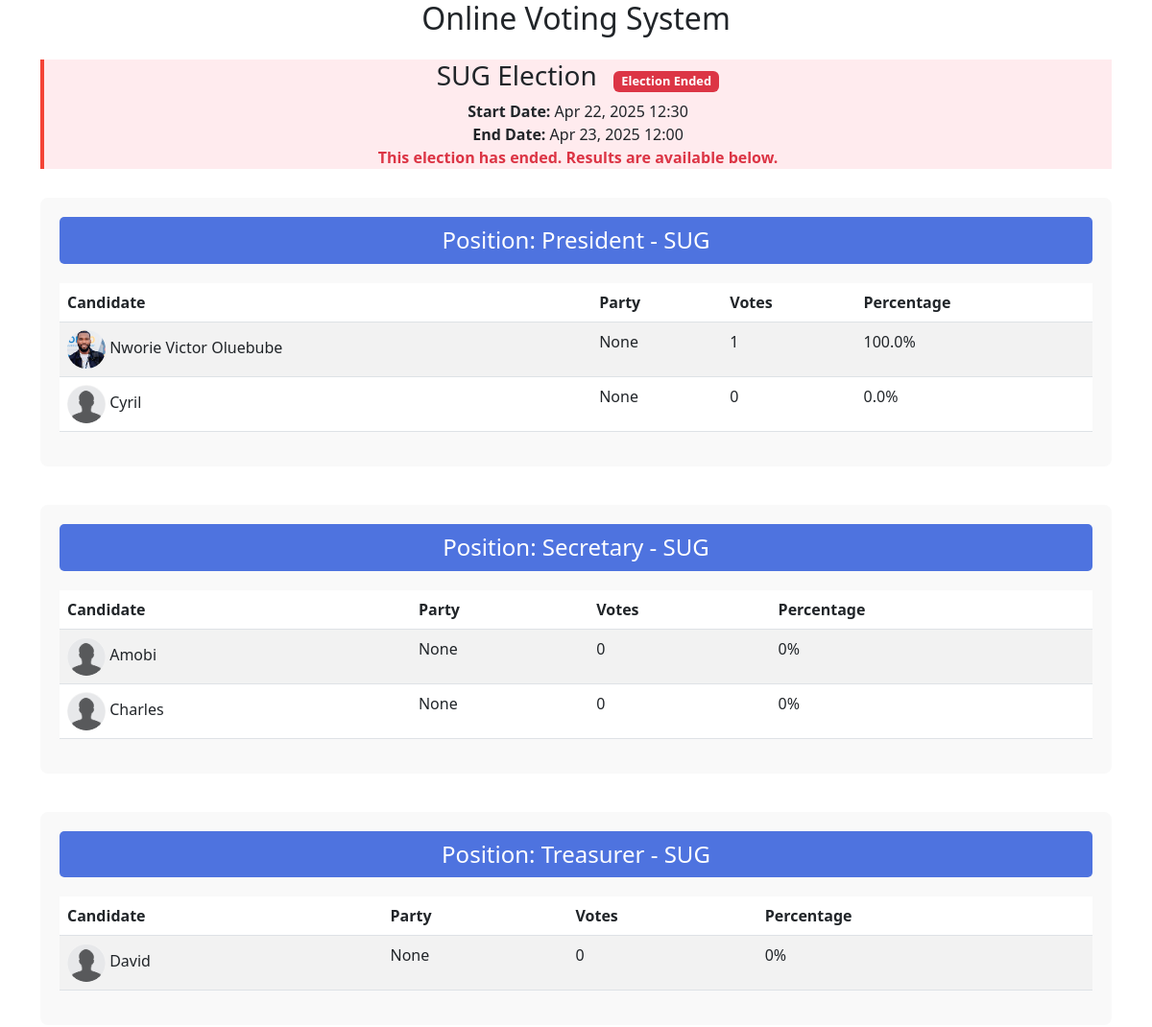
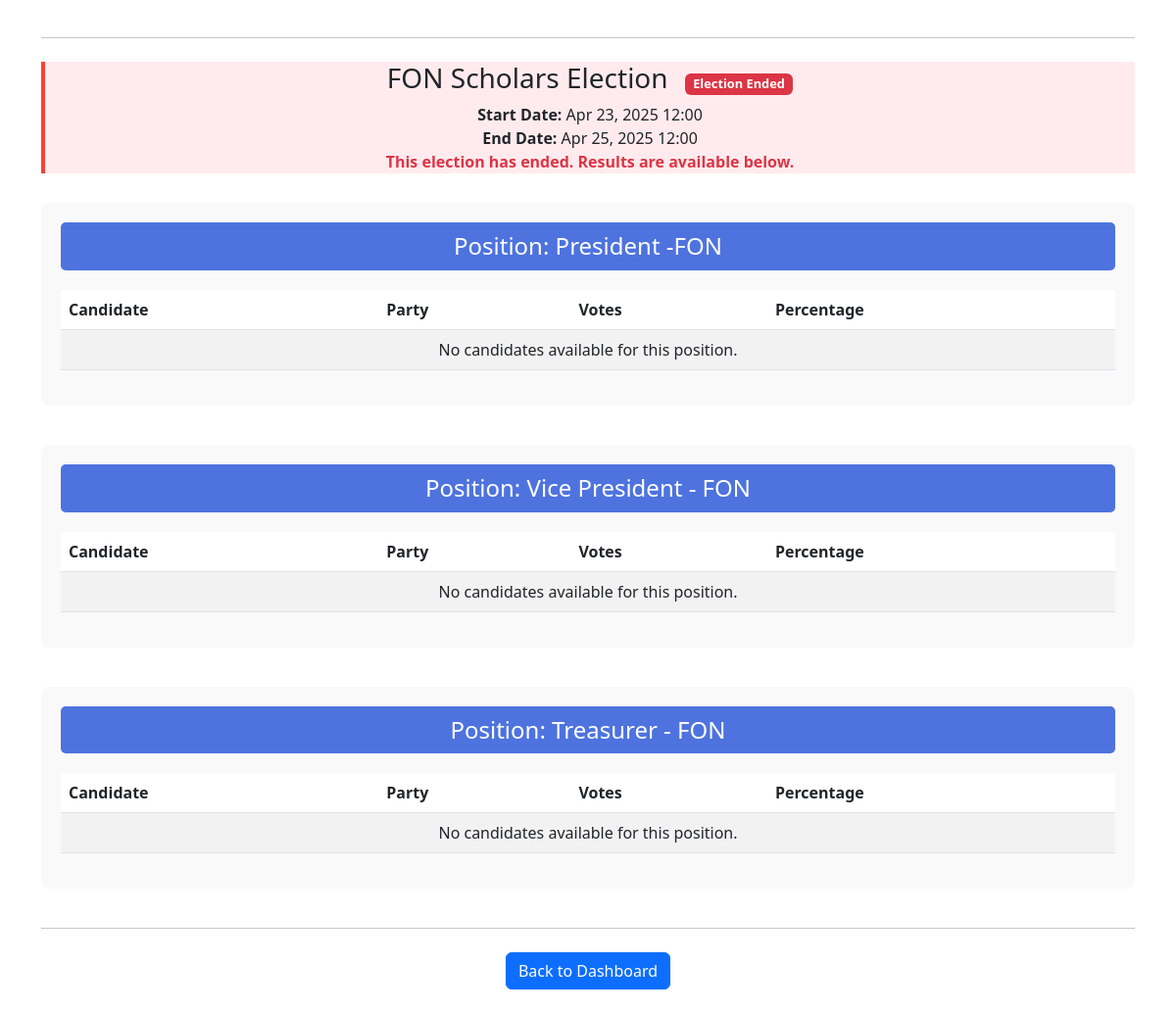
The page /vote_page/ (signed in) on the database its author committed (2 pictures, top to bottom).
### votingapp/models.py (models this page shows, shortened)
class Election(models.Model):
    name = models.CharField(max_length=100)
    start_date = models.DateTimeField()
    end_date = models.DateTimeField()
    created_by = models.ForeignKey(User, on_delete=models.CASCADE, null=True, blank=True)

class Position(models.Model):
    name = models.CharField(max_length=100)
    election = models.ForeignKey('Election', on_delete=models.CASCADE, related_name='positions', null=True, blank=True)

class Candidate(models.Model):
    name = models.CharField(max_length=100)
    party = models.CharField(max_length=100, null=True, blank=True)
    votes = models.IntegerField(default=0)
    user = models.ForeignKey(User, on_delete=models.CASCADE, related_name='candidates', null=True, blank=True)
    position = models.ForeignKey('Position', on_delete=models.CASCADE, related_name='candidates', null=True, blank=True)
    election = models.ForeignKey('Election', on_delete=models.CASCADE, related_name='candidates', null=True, blank=True)
    image = models.ImageField(upload_to='candidate_images/', blank=True, null=True)

### votingapp/views.py (the view)
# urls.py: path('vote_page/', views.vote_page, name='vote_page'),  # URL for the vote view
@login_required
def vote_page(request):
    user = request.user
    now = timezone.now()
    elections = Election.objects.prefetch_related(
        'positions',
        'positions__candidates'
    ).all()
    voted_positions = Vote.objects.filter(
        voter=user
    ).values_list('candidate__position_id', flat=True)
    elections_status = {}
    for election in elections:
        elections_status[election.id] = {
            'has_ended': election.end_date <= now,
            'has_started': election.start_date <= now
        }
    context = {
        'user': user,
        'elections': elections,
        'voted_positions': voted_positions,
        'elections_status': elections_status,
        'current_time': now,
    }
    return render(request, 'votingapp/onlinevoting.html', context)

### votingapp/templatetags/votings_tags.py (called while the page is built)
@register.filter
def get_item(dictionary, key):
    return dictionary.get(key)

@register.filter
def get_votes(candidate):
    return Vote.objects.filter(candidate=candidate).count()

@register.filter
def get_total_votes(position):
    return Vote.objects.filter(candidate__position=position).count()

@register.filter
def percentage(value, total):
    if total > 0:
        return round((value / total) * 100, 2)
    return 0

### votingapp/templates/votingapp/onlinevoting.html (shortened to what this page needs)
{% load static %}
{% load votings_tags %}
<!DOCTYPE html>
<html lang="en">
  <head>
    <link href="https://cdn.jsdelivr.net/npm/bootstrap@5.3.0/dist/css/bootstrap.min.css" rel="stylesheet">
  </head>
  <body>
    <div class="container">
      <h2 class="text-center mb-4">Online Voting System</h2>
      {% for election in elections %}
        <div class="mb-4 {% if elections_status|get_item:election.id|get_item:'has_ended' %}election-ended{% elif not elections_status|get_item:election.id|get_item:'has_started' %}election-not-started{% endif %}">
          <h3 class="text-center">
            {{ election.name }}
            {% if elections_status|get_item:election.id|get_item:'has_ended' %}
              <span class="badge bg-danger">Election Ended</span>
            {% elif not elections_status|get_item:election.id|get_item:'has_started' %}
              <span class="badge bg-warning">Election Not Started</span>
            {% else %}
              <span class="badge bg-success">Active Election</span>
            {% endif %}
          </h3>
          <p class="text-center">
            <strong>Start Date:</strong> {{ election.start_date|date:"M d, Y H:i" }}<br>
            <strong>End Date:</strong> {{ election.end_date|date:"M d, Y H:i" }}
            {% if elections_status|get_item:election.id|get_item:'has_ended' %}
              <br><strong class="text-danger">This election has ended. Results are available below.</strong>
            {% elif not elections_status|get_item:election.id|get_item:'has_started' %}
              <br><strong class="text-warning">This election has not started yet.</strong>
            {% endif %}
          </p>
        </div>
        {% for position in election.positions.all %}
          <div class="position-section {% if position.id in voted_positions %}voted{% endif %}">
            <h4 class="position-title text-center">
              Position: {{ position.name }}
            </h4>
            {% if elections_status|get_item:election.id|get_item:'has_ended' %}
              <div class="table-responsive">
                <table class="table table-striped">
                  <thead>
                    <tr>
                      <th>Candidate</th>
                      <th>Party</th>
                      <th>Votes</th>
                      <th>Percentage</th>
                    </tr>
                  </thead>
                  <tbody>
                    {% for candidate in position.candidates.all %}
                      {% with total_votes=candidate|get_votes %}
                        <tr>
                          <td>
                            <img src="{% if candidate.image %}{{ candidate.image.url }}{% else %}{% static 'img/default.png' %}{% endif %}"
                                 alt="{{ candidate.name }}" style="width: 40px; height: 40px; border-radius: 50%; object-fit: cover;">
                            {{ candidate.name }}
                          </td>
                          <td>{{ candidate.party }}</td>
                          <td>{{ total_votes }}</td>
                          <td>
                            {% with position_votes=position|get_total_votes %}
                              {% if position_votes > 0 %}
                                {{ total_votes|percentage:position_votes }}%
                              {% else %}
                                0%
                              {% endif %}
                            {% endwith %}
                          </td>
                        </tr>
                      {% endwith %}
                    {% empty %}
                      <tr>
                        <td colspan="4" class="text-center">No candidates available for this position.</td>
                      </tr>
                    {% endfor %}
                  </tbody>
                </table>
              </div>
            {% endif %}
          </div>
        {% empty %}
          <p class="text-center">No positions available for this election.</p>
        {% endfor %}
        <hr class="my-4">
      {% empty %}
        <p class="text-center">No elections available at the moment.</p>
      {% endfor %}
      <div class="text-center mt-4">
        <a href="{% url 'dashboard' %}" class="btn btn-primary">Back to Dashboard</a>
      </div>
    </div>
  </body>
</html>

### votingapp/templates/votingapp/onlinevoting.html (style rules this page uses)
.position-section { margin-top: 30px; margin-bottom: 40px; padding: 20px; background-color: #f9f9f9; border-radius: 8px; }
.position-title { background-color: #4e73df; color: white; padding: 10px; border-radius: 5px; margin-bottom: 20px; }
.badge.bg-danger { margin-left: 10px; font-size: 0.8rem; }
.election-ended { background-color: #ffebee; border-left: 4px solid #f44336; }

### rows shown on the page
Election: name "SUG Election", shows "Election Ended", start_date "Apr 22, 2025 12:30", end_date "Apr 23, 2025 12:00", shows "This election has ended. Results are available below."
Position: name "President - SUG"
Candidate: image (picture), name "Nworie Victor Oluebube", party "None", total_votes "1", total_votes "100.0"
Candidate: name "Cyril", party "None", votes "0", total_votes "0.0"
Position: name "Secretary - SUG"
Candidate: name "Amobi", party "None", votes "0", shows "0%"
Candidate: name "Charles", party "None", votes "0", shows "0%"
Position: name "Treasurer - SUG"
Candidate: name "David", party "None", votes "0", shows "0%"
Election: name "FON Scholars Election", shows "Election Ended", start_date "Apr 23, 2025 12:00", end_date "Apr 25, 2025 12:00", shows "This election has ended. Results are available below."
Position: name "President -FON", shows "No candidates available for this position."
Position: name "Vice President - FON", shows "No candidates available for this position."
Position: name "Treasurer - FON", shows "No candidates available for this position."
